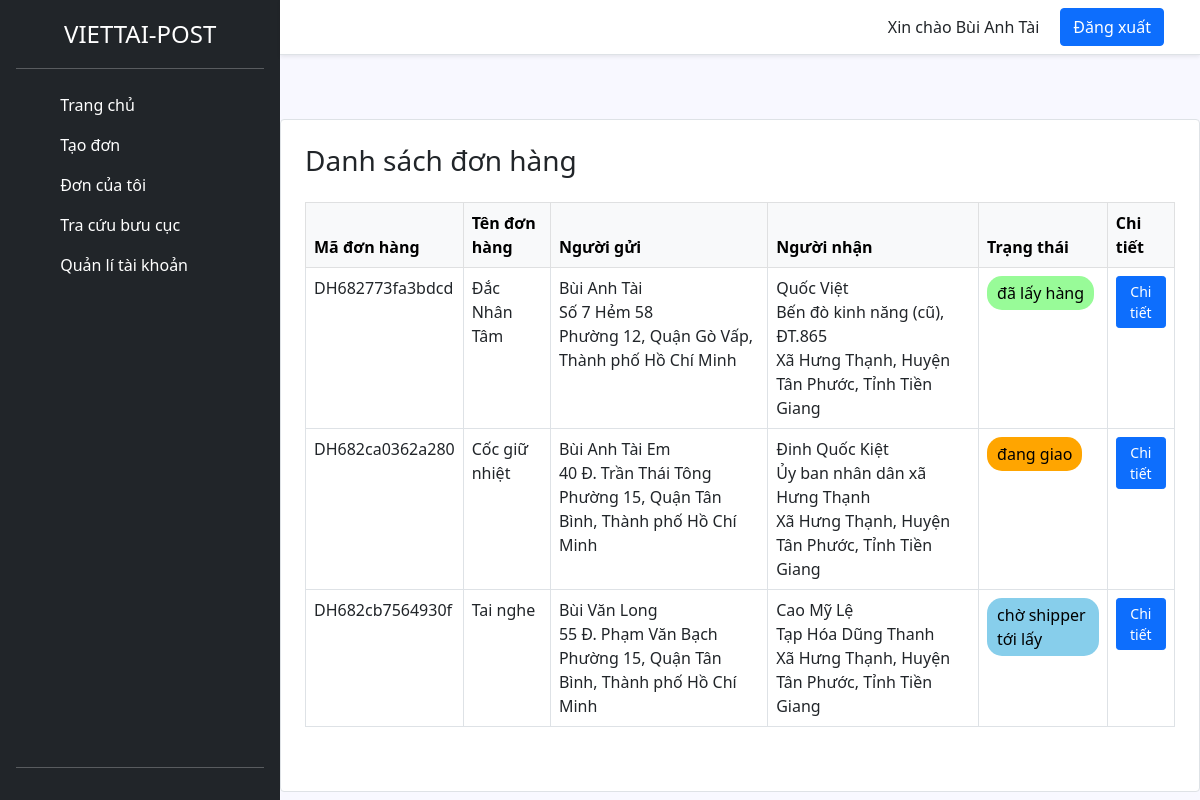
The app's page /don-hang.php (signed in), older data.
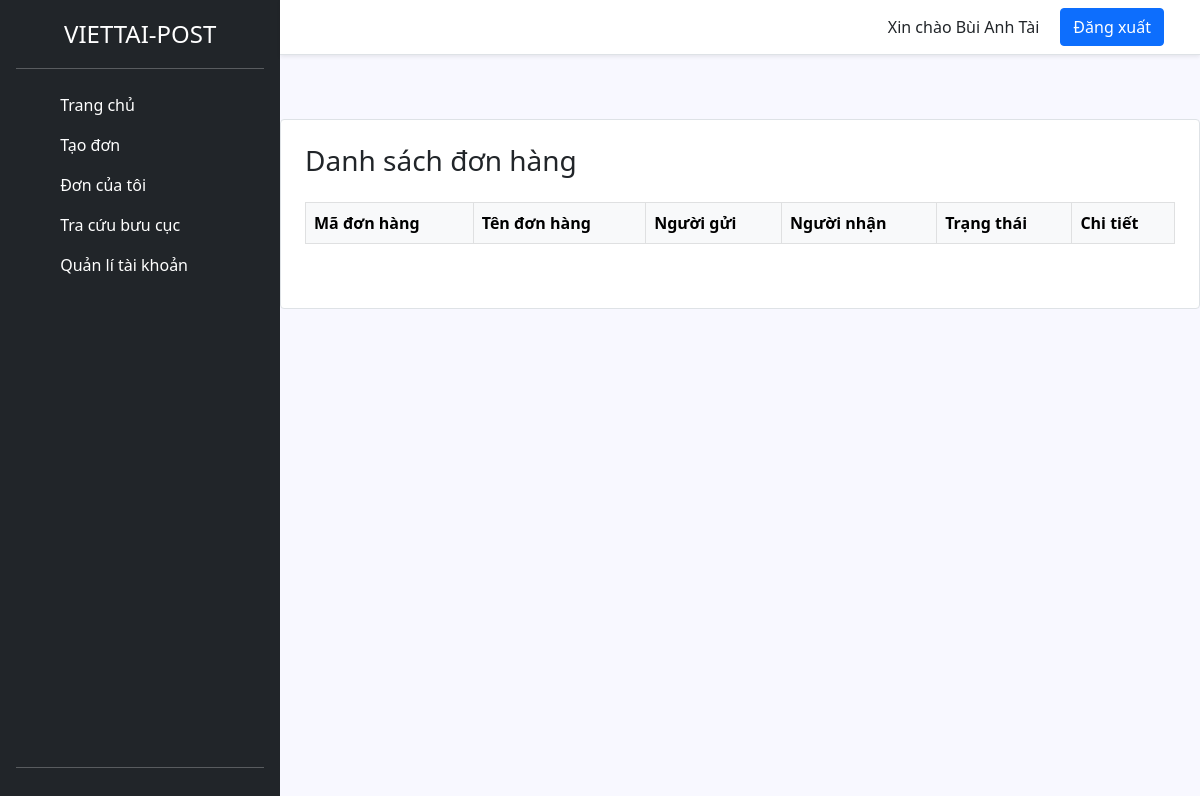
The same page, newer data.
### tables this page shows
CREATE TABLE `don_hang` (
  `ma_don_hang` varchar(50) NOT NULL,
  `ten_don_hang` varchar(50) NOT NULL,
  `so_luong` int(10) NOT NULL,
  `trong_luong` int(10) NOT NULL,
  `ten_nguoi_gui` varchar(100) DEFAULT NULL,
  `sdt_nguoi_gui` varchar(100) DEFAULT NULL,
  `ma_khach_hang` int(11) NOT NULL,
  `ten_nguoi_nhan` varchar(100) NOT NULL,
  `sdt_nguoi_nhan` varchar(20) DEFAULT NULL,
  `dia_chi_nguoi_gui` text NOT NULL,
  `dia_chi_nguoi_gui_mac_dinh` text NOT NULL,
  `lat_nguoi_gui` text DEFAULT NULL,
  `lng_nguoi_gui` text DEFAULT NULL,
  `dia_chi_nguoi_nhan` text DEFAULT NULL,
  `dia_chi_nguoi_nhan_mac_dinh` text NOT NULL,
  `lat_nguoi_nhan` text NOT NULL,
  `lng_nguoi_nhan` text DEFAULT NULL,
  `thu_ho` int(20) DEFAULT NULL,
  `trang_thai` enum('chờ xử lý','chờ shipper tới lấy','đã lấy hàng','đang giao','đã giao','hủy') DEFAULT 'chờ xử lý',
  `phi_van_chuyen` int(10) DEFAULT 0,
  `nguoi_tra_phi` varchar(100) DEFAULT NULL,
  `ngay_tao` datetime DEFAULT current_timestamp(),
  `thoi_gian_hen_lay` varchar(50) NOT NULL,
  `ngay_giao_du_kien` text NOT NULL,
  `ghi_chu` text DEFAULT NULL
);

### controller/cls-khachhang.php (called while the page is built, shortened)
<?php
class clsKhachhang extends ConnectDB
{
    public function layDonHangKhachHang($ma_khach_hang)
    {
        $conn = $this->connect();
        $sql = "SELECT * FROM don_hang WHERE ma_khach_hang = ?";
        $stmt = $conn->prepare($sql);
        $stmt->execute([$ma_khach_hang]);
        return $stmt->fetchAll(PDO::FETCH_ASSOC);
    }
}
?>

### don-hang.php (the view, shortened to what this page needs)
<!DOCTYPE html>
<html lang="vi">
<head>
    <link rel="stylesheet" href="asset/css/bootstrap.min.css">
    <link rel="stylesheet" href="asset/css/style.css">
</head>
<?php
require_once 'controller/cls-khachhang.php';
$kh = new clsKhachhang();
$ma_khach_hang = $_SESSION['id'];
$don_hangs = $kh->layDonHangKhachHang($ma_khach_hang);
?>
<body class="d-flex">
    <?php
    require_once 'view/sidebar.php';
    ?>
    <div class="main-content">
        <?php
        require_once 'view/header.php';
        ?>
        <div class="container px-4 pb-5 card border rounded-4 mt-5">
            <h3 class="mt-4">Danh sách đơn hàng</h3>
            <table class="table table-bordered table-hover mt-3">
                <thead class="table-light">
                    <tr>
                        <th>Mã đơn hàng</th>
                        <th>Tên đơn hàng</th>
                        <th>Người gửi</th>
                        <th>Người nhận</th>
                        <th>Trạng thái</th>
                        <th>Chi tiết</th>
                    </tr>
                </thead>
                <tbody>
                    <?php foreach ($don_hangs as $don): ?>
                        <tr>
                            <td><?= $don['ma_don_hang'] ?></td>
                            <td><?= $don['ten_don_hang'] ?></td>
                            <td><?= $don['ten_nguoi_gui'] ?><br><?= $don['dia_chi_nguoi_gui'] ?><br><?= $don['dia_chi_nguoi_gui_mac_dinh'] ?>
                            </td>
                            <td><?= $don['ten_nguoi_nhan'] ?><br><?= $don['dia_chi_nguoi_nhan'] ?><br><?= $don['dia_chi_nguoi_nhan_mac_dinh'] ?>
                            </td>
                            <td>
                                <?php
                                $statusClass = '';
                                switch (strtolower($don['trang_thai'])) {
                                    case 'chờ shipper tới lấy':
                                        $statusClass = 'status-waiting';
                                        break;
                                    case 'đã lấy hàng':
                                        $statusClass = 'status-picked';
                                        break;
                                    case 'đang giao':
                                        $statusClass = 'status-delivering';
                                        break;
                                }
                                ?>
                                <span class="status-badge <?= $statusClass ?>"><?= $don['trang_thai'] ?></span>
                            </td>
                            <td>
                                <div class="d-flex gap-2">
                                    <button type="button" class="btn btn-primary btn-sm" data-bs-toggle="modal"
                                        data-bs-target="#modal<?= $don['ma_don_hang'] ?>">
                                        Chi tiết
                                    </button>
                                </div>
                            </td>
                        </tr>
                    <?php endforeach; ?>
                </tbody>
            </table>
        </div>
</body>
</html>

Row changes from the older to the newer data that the page shows:
removed don_hang: ma_don_hang "DH682773fa3bdcd", ten_don_hang "Đắc Nhân Tâm", ten_nguoi_gui "Bùi Anh Tài", dia_chi_nguoi_gui "Số 7 Hẻm 58", dia_chi_nguoi_gui_mac_dinh "Phường 12, Quận Gò Vấp, Thành phố Hồ Chí Minh", ten_nguoi_nhan "Quốc Việt", dia_chi_nguoi_nhan "Bến đò kinh năng (cũ), ĐT.865", dia_chi_nguoi_nhan_mac_dinh "Xã Hưng Thạnh, Huyện Tân Phước, Tỉnh Tiền Giang", trang_thai "đã lấy hàng"
removed don_hang: ma_don_hang "DH682ca0362a280", ten_don_hang "Cốc giữ nhiệt", ten_nguoi_gui "Bùi Anh Tài Em", dia_chi_nguoi_gui "40 Đ. Trần Thái Tông", dia_chi_nguoi_gui_mac_dinh "Phường 15, Quận Tân Bình, Thành phố Hồ Chí Minh", ten_nguoi_nhan "Đinh Quốc Kiệt", dia_chi_nguoi_nhan "Ủy ban nhân dân xã Hưng Thạnh", dia_chi_nguoi_nhan_mac_dinh "Xã Hưng Thạnh, Huyện Tân Phước, Tỉnh Tiền Giang", trang_thai "đang giao"
removed don_hang: ma_don_hang "DH682cb7564930f", ten_don_hang "Tai nghe", ten_nguoi_gui "Bùi Văn Long", dia_chi_nguoi_gui "55 Đ. Phạm Văn Bạch", dia_chi_nguoi_gui_mac_dinh "Phường 15, Quận Tân Bình, Thành phố Hồ Chí Minh", ten_nguoi_nhan "Cao Mỹ Lệ", dia_chi_nguoi_nhan "Tạp Hóa Dũng Thanh", dia_chi_nguoi_nhan_mac_dinh "Xã Hưng Thạnh, Huyện Tân Phước, Tỉnh Tiền Giang", trang_thai "chờ shipper tới lấy"
